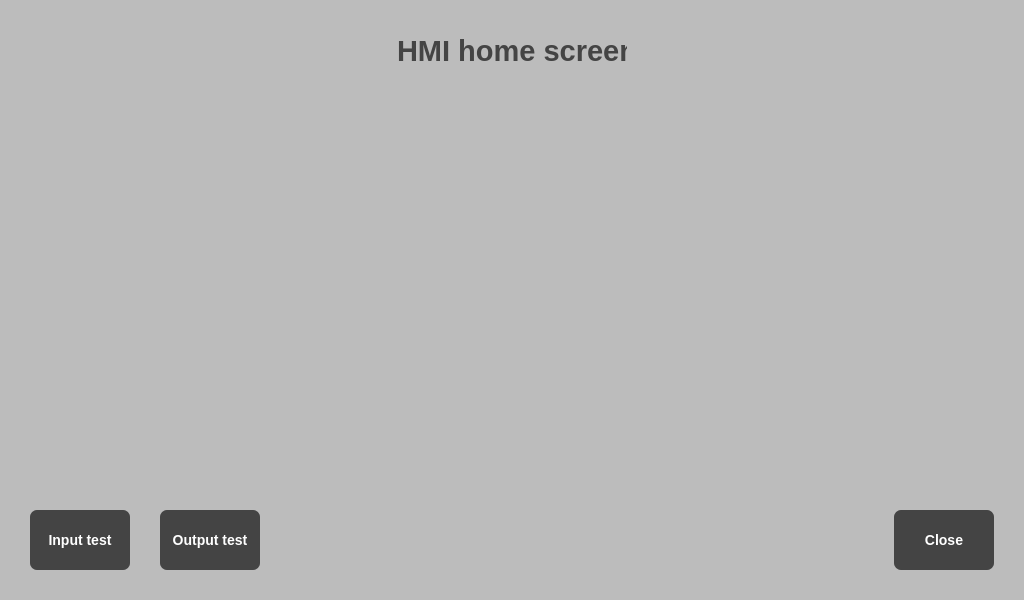
<?xml version="1.0" encoding="UTF-8"?>
<ui version="4.0">
 <class>MainWindow</class>
 <widget class="QMainWindow" name="MainWindow">
  <property name="geometry">
   <rect>
    <x>0</x>
    <y>0</y>
    <width>1024</width>
    <height>600</height>
   </rect>
  </property>
  <property name="windowTitle">
   <string>MainWindow</string>
  </property>
  <widget class="QWidget" name="centralWidget">
   <widget class="QStackedWidget" name="mainScreen">
    <property name="geometry">
     <rect>
      <x>0</x>
      <y>0</y>
      <width>1024</width>
      <height>600</height>
     </rect>
    </property>
    <property name="styleSheet">
     <string notr="true">#homeScreen{
	background: rgb(188, 188, 188);
}
#infoLabel{
	color: rgb(68, 68, 68);
}
QPushButton{
	outline : 0px;
	font: bold 14px;
	color: white;
	background: rgb(68, 68, 68);
	border-radius: 7px;
}

QPushButton:pressed{ 
	background:rgb(134, 134, 134) ;
}</string>
    </property>
    <widget class="QWidget" name="homeScreen">
     <widget class="QPushButton" name="inputTestButton">
      <property name="geometry">
       <rect>
        <x>30</x>
        <y>510</y>
        <width>100</width>
        <height>60</height>
       </rect>
      </property>
      <property name="text">
       <string>Input test</string>
      </property>
     </widget>
     <widget class="QPushButton" name="outputTestButton">
      <property name="geometry">
       <rect>
        <x>160</x>
        <y>510</y>
        <width>100</width>
        <height>60</height>
       </rect>
      </property>
      <property name="text">
       <string>Output test</string>
      </property>
     </widget>
     <widget class="QPushButton" name="closeButton">
      <property name="geometry">
       <rect>
        <x>894</x>
        <y>510</y>
        <width>100</width>
        <height>60</height>
       </rect>
      </property>
      <property name="text">
       <string>Close</string>
      </property>
     </widget>
     <widget class="QLabel" name="infoLabel">
      <property name="geometry">
       <rect>
        <x>397</x>
        <y>30</y>
        <width>230</width>
        <height>41</height>
       </rect>
      </property>
      <property name="font">
       <font>
        <pointsize>22</pointsize>
        <weight>75</weight>
        <italic>false</italic>
        <bold>true</bold>
       </font>
      </property>
      <property name="text">
       <string>HMI home screen</string>
      </property>
     </widget>
    </widget>
    <widget class="QWidget" name="page_2"/>
   </widget>
  </widget>
 </widget>
 <layoutdefault spacing="6" margin="11"/>
 <resources/>
 <connections/>
</ui>
